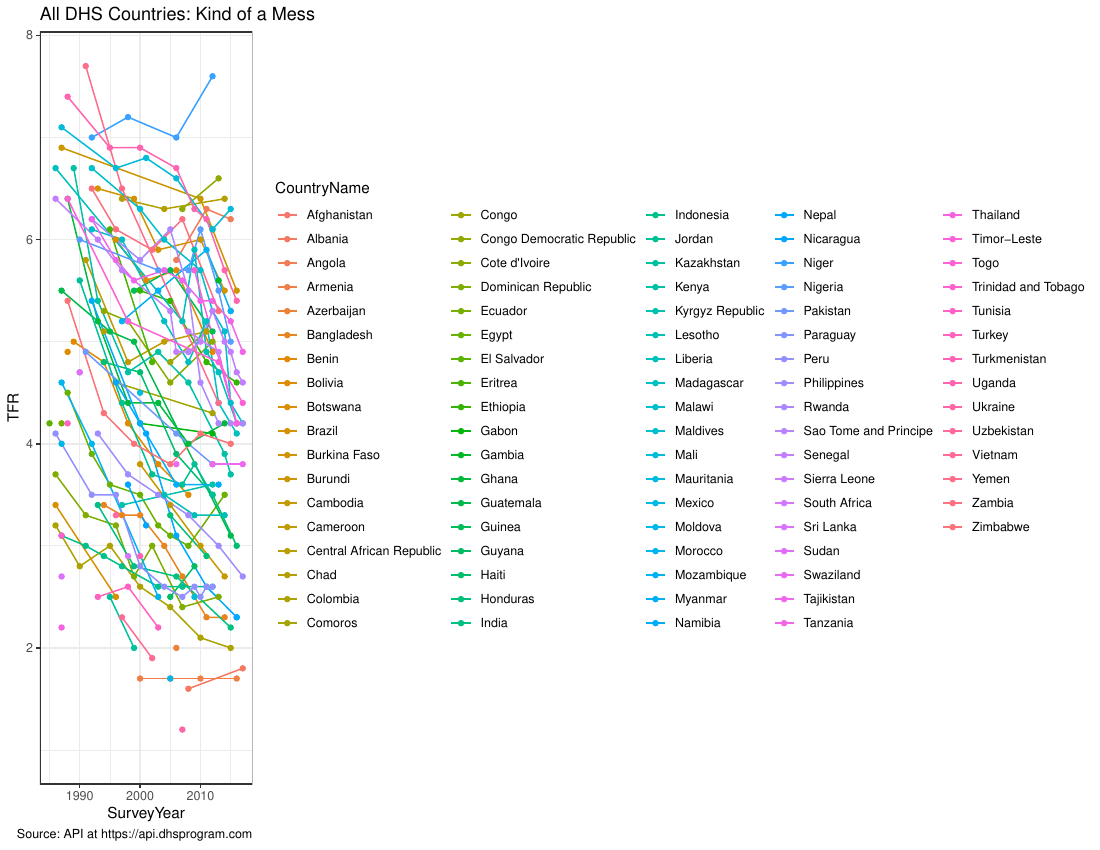

The R source for this figure:
####################################################
# This is a variant of the R example 
# from DHS website 
# https://api.dhsprogram.com/#/samples-r.cfm
#
# TFR estimates for all DHS surveys
####################################################

require(RJSONIO)
library(tidyverse)

# Import DHS Indicator data for TFR for each survey

json_file <- fromJSON("https://api.dhsprogram.com/rest/dhs/data/FE_FRTR_W_TFR?perpage=500")

# Unlist the JSON file entries
json_data <- lapply(json_file$Data, function(x) { unlist(x) })

# Convert JSON input to a data frame
APIdata <- as.data.frame(do.call("rbind", json_data),
                         stringsAsFactors=FALSE) %>%
           mutate(SurveyYear = as.numeric(SurveyYear), TFR=as.numeric(Value)) %>%
           select(CountryName, SurveyYear, TFR, DataId, SurveyId)

head(APIdata,20)

#=============================================
#  make a PDF file with plots of this data
#=============================================

pdf( file='DHS-API-example.pdf', height=8.5, width=11)

  print( 
    ggplot( data=APIdata, aes(x=SurveyYear, y=TFR, group=CountryName, color=CountryName)) +
    geom_line() +
    geom_point() +
    lims(x=range(APIdata$SurveyYear),
         y=range(1,APIdata$TFR)) +
    labs(title='All DHS Countries: Kind of a Mess',
         caption='Source: API at https://api.dhsprogram.com') +
    theme_bw()  
  )
  
  SelectedLatAm = filter( APIdata,
                          CountryName %in% 
                  c('Bolivia','Brazil','Colombia',
                    'Dominican Republic','Guatemala',
                    'Nicaragua','Peru'))
  
  print( 
    ggplot( data=SelectedLatAm, aes(x=SurveyYear, y=TFR, group=CountryName, color=CountryName)) +
      geom_line(lwd=2) +
      geom_point(size=4) +
      lims(x=range(APIdata$SurveyYear),
           y=range(1,SelectedLatAm$TFR)) +
      labs(title='DHS TFR for selected Latin American & Caribb countries',
           caption='Source: API at https://api.dhsprogram.com') +
      theme_bw()  
  )
  
  for (this_country in unique(APIdata$CountryName)) {
    df = filter(APIdata, CountryName==this_country)
    print(
      ggplot( data=df, aes(x=SurveyYear, y=TFR)) +
        geom_line(lwd=2, color='royalblue') +
        geom_point(size=4,color='royalblue') +
        lims(x=range(APIdata$SurveyYear),
             y=range(1,APIdata$TFR)) +
        labs(title=this_country,
             caption='Source: API at https://api.dhsprogram.com') +
        theme_bw()           
    )
  }

dev.off()
